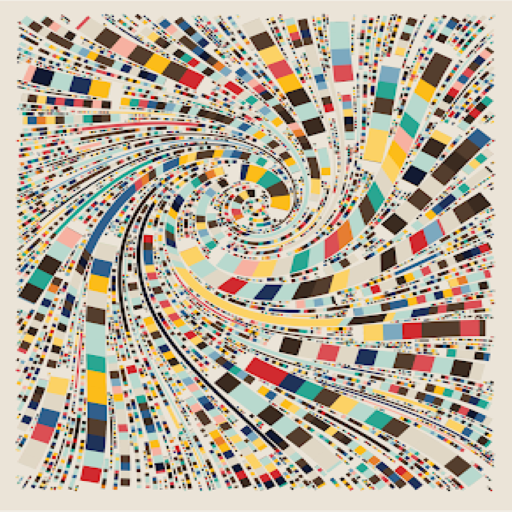
#> input picture experiments/genuary2022/f-612_512.png, 512 x 512 px
$ python g22_04_fidenza_sparse.py
#> lines starting #> are read from the running program, lines starting #| are printed output that depends on the picture; after the words box and inside, x2 and y2 are one past the last pixel; in counts of white or black regions, pixels touching at a corner belong together
import numpy as np
import cv2

cap = cv2.VideoCapture(
    "Z:\\Dropbox\\0_MARCELSCHWITTLICK\\Marcel Schwittlick Interview Lab of Misfits.mp4"
)
img1 = cv2.imread("f-612_512.png")
#> img1 is the input picture: shape (512, 512, 3); mean B, G, R 159, 176, 186.2
img2 = cv2.imread("f-849_512.png")
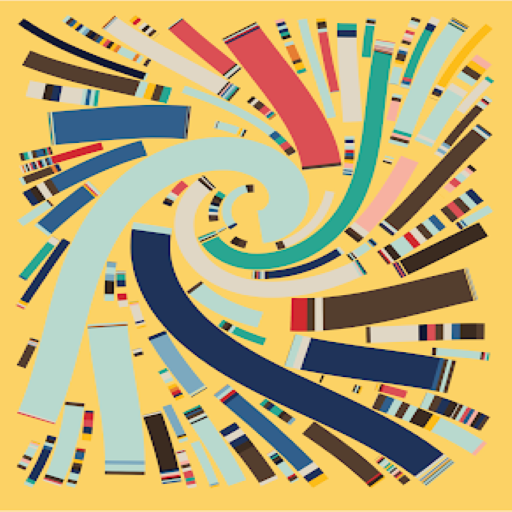
#> input picture experiments/genuary2022/f-849_512.png, 512 x 512 px
#> img2 is the input picture: shape (512, 512, 3); mean B, G, R 119, 171.5, 188.1
old_gray = cv2.cvtColor(img1, cv2.COLOR_BGR2GRAY)
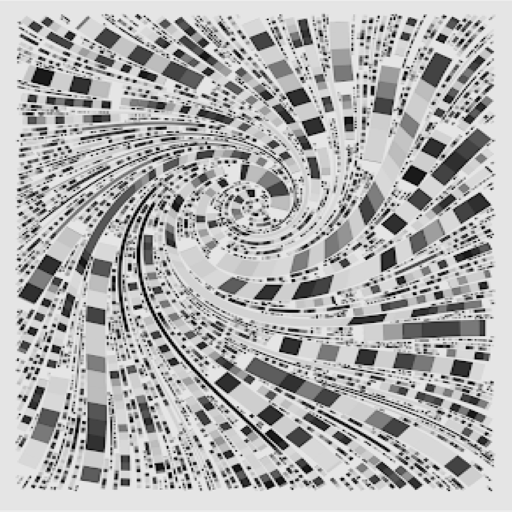
#> old_gray: shape (512, 512); min 0, max 242, mean 177.2
frame_gray = cv2.cvtColor(img1, cv2.COLOR_BGR2GRAY)
# params for corner detection
feature_params = dict(maxCorners=100, qualityLevel=0.3, minDistance=7, blockSize=7)

# Parameters for lucas kanade optical flow
lk_params = dict(
    winSize=(10, 10),
    maxLevel=2,
    criteria=(cv2.TERM_CRITERIA_EPS | cv2.TERM_CRITERIA_COUNT, 10, 0.03),
)

# Create some random colors
color = np.random.randint(0, 255, (100, 3))

# Take first frame and find corners in it
# ret, old_frame = cap.read()
# old_gray = cv2.cvtColor(old_frame,
#                        cv2.COLOR_BGR2GRAY)
p0 = cv2.goodFeaturesToTrack(old_gray, mask=None, **feature_params)
#> p0 = 100 rows, first 8: [152, 465], [405, 96], [252, 194], [83, 422], [170, 471], [392, 39], [292, 278], [208, 147]

# Create a mask image for drawing purposes
mask = np.zeros_like(old_gray)

while 1:

    # ret, frame = cap.read()
    # frame_gray = cv2.cvtColor(frame,
    #                          cv2.COLOR_BGR2GRAY)

    # calculate optical flow
    p1, st, err = cv2.calcOpticalFlowPyrLK(old_gray, frame_gray, p0, None, **lk_params)
#> p1 has the same summary as p0; st = 100 values from 1 to 1; err = 100 values from 0 to 0

    # Select good points
    good_new = p1[st == 1]
#> good_new = 100 pairs, first value 23 to 482, second value 20 to 486
    good_old = p0[st == 1]
#> good_old has the same summary as good_new

    # draw the tracks
    for i, (new, old) in enumerate(zip(good_new, good_old)):
        a, b = new.ravel()
        c, d = old.ravel()
        mask = cv2.line(mask, (a, b), (c, d), color[i].tolist(), 2)

        frame = cv2.circle(frame_gray, (a, b), 5, color[i].tolist(), -1)
#> this loop made 100 passes
#> (a, b, c, d) on passes 1 to 12: (152, 465, 152, 465), (405, 96, 405, 96), (252, 194, 252, 194), (83, 422, 83, 422), (170, 471, 170, 471), (392, 39, 392, 39), (292, 278, 292, 278), (208, 147, 208, 147), (115, 272, 115, 272), (55, 326, 55, 326), (373, 75, 373, 75), (48, 343, 48, 343)
#> pass 1, `mask = cv2.line(mask, (a, b), (c, d), color[i].tolist(), 2)`:
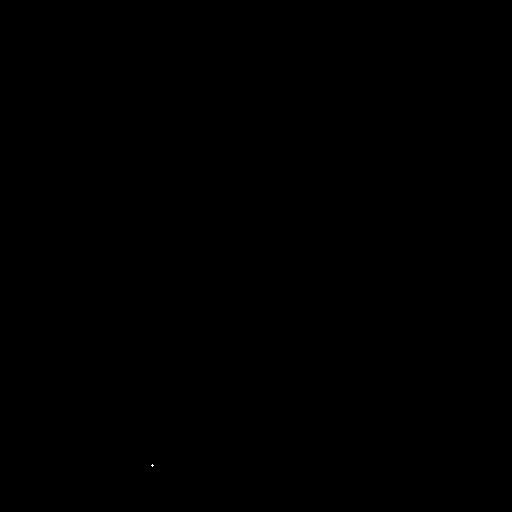
#> mask: shape (512, 512); values 0 (black) and 172 (white), 0% white in thin lines or dots, all inside (x1, y1, x2, y2) = (151, 464, 154, 467)
#> after the loop:
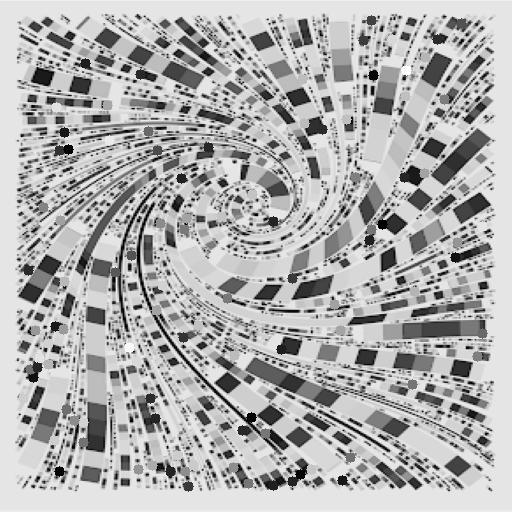
#> frame_gray: shape (512, 512); 3.07% of pixels changed, all inside (x1, y1, x2, y2) = (18, 15, 488, 492)
#> after the loop:
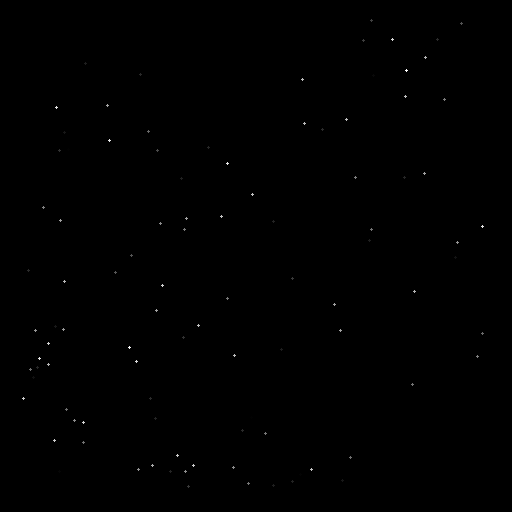
#> mask: shape (512, 512); min 0, max 254, mean 0.2

    img = cv2.add(frame_gray, mask)

    cv2.imshow("frame", img)

    k = cv2.waitKey(25)
#> (key Esc is pressed here)
    if k == 27:
        break

    # Updating Previous frame and points
    old_gray = frame_gray.copy()
    p0 = good_new.reshape(-1, 1, 2)

cv2.destroyAllWindows()
cap.release()
